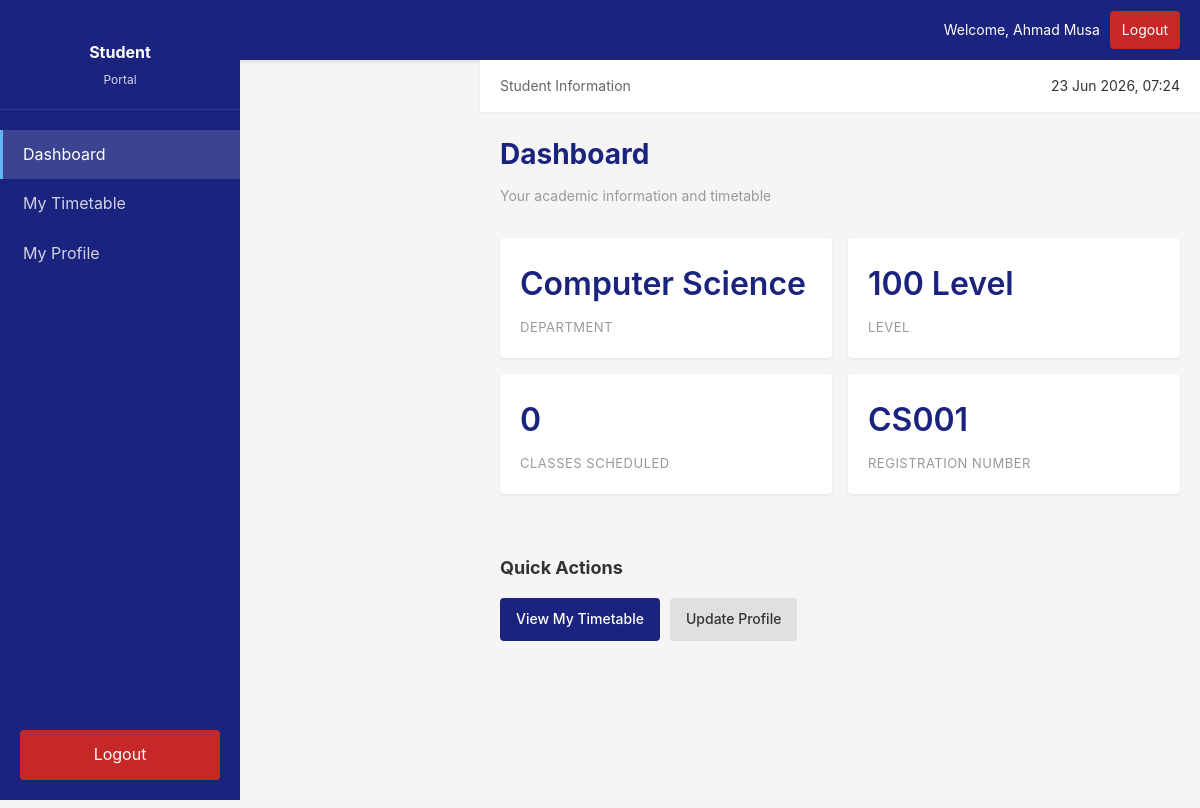
The page /student/dashboard.php (signed in) on the database its author committed.
### tables this page shows
CREATE TABLE `departments` (
  `id` int NOT NULL AUTO_INCREMENT PRIMARY KEY,
  `department_name` varchar(100) NOT NULL,
  `description` text,
  `status` enum('active','inactive') DEFAULT 'active',
  `created_at` timestamp DEFAULT CURRENT_TIMESTAMP
);

CREATE TABLE `levels` (
  `id` int NOT NULL AUTO_INCREMENT PRIMARY KEY,
  `level_code` varchar(20) NOT NULL,
  `level_name` varchar(50) NOT NULL,
  `status` enum('active','inactive') DEFAULT 'active',
  `created_at` timestamp DEFAULT CURRENT_TIMESTAMP
);

CREATE TABLE `students` (
  `id` int NOT NULL AUTO_INCREMENT PRIMARY KEY,
  `registration_number` varchar(50) NOT NULL UNIQUE,
  `full_name` varchar(100) NOT NULL,
  `password` varchar(255) NOT NULL,
  `department_id` int NOT NULL,
  `level_id` int NOT NULL,
  `status` enum('pending','approved','rejected','blocked') DEFAULT 'pending',
  `created_at` timestamp DEFAULT CURRENT_TIMESTAMP,
  KEY `department_id` (`department_id`),
  KEY `level_id` (`level_id`),
  CONSTRAINT `students_ibfk_1` FOREIGN KEY (`department_id`) REFERENCES `departments` (`id`),
  CONSTRAINT `students_ibfk_2` FOREIGN KEY (`level_id`) REFERENCES `levels` (`id`)
);

### student/session.php (called while the page is built, shortened)
<?php
function getStudentId() {
    return $_SESSION['student_id'] ?? null;
}
function getStudentName() {
    return $_SESSION['student_name'] ?? 'Student';
}
function getDepartmentId() {
    return $_SESSION['department_id'] ?? null;
}
function getLevelId() {
    return $_SESSION['level_id'] ?? null;
}
?>

### student/dashboard.php (the view, shortened to what this page needs)
<?php
include 'session.php';
include '../config/db.php';
$student_id = getStudentId();
$dept_id = getDepartmentId();
$level_id = getLevelId();
$student_info = null;
$stmt = $conn->prepare("SELECT full_name, registration_number, department_id, level_id FROM students WHERE id = ?");
if ($stmt) {
    $stmt->bind_param("i", $student_id);
    $stmt->execute();
    $student_info = $stmt->get_result()->fetch_assoc();
}
$dept_name = '';
$level_name = '';
$stmt = $conn->prepare("SELECT department_name FROM departments WHERE id = ?");
if ($stmt) {
    $stmt->bind_param("i", $dept_id);
    $stmt->execute();
    $result = $stmt->get_result();
    if ($result->num_rows > 0) {
        $dept_name = $result->fetch_assoc()['department_name'];
    }
}
$stmt = $conn->prepare("SELECT level_name FROM levels WHERE id = ?");
if ($stmt) {
    $stmt->bind_param("i", $level_id);
    $stmt->execute();
    $result = $stmt->get_result();
    if ($result->num_rows > 0) {
        $level_name = $result->fetch_assoc()['level_name'];
    }
}
$timetable_count = 0;
$stmt = $conn->prepare("
    SELECT COUNT(DISTINCT te.id) as count
    FROM timetable_entries te
    JOIN courses c ON te.course_id = c.id
    JOIN generated_timetables gt ON te.timetable_id = gt.id
    WHERE c.department_id = ? AND c.level_id = ? AND gt.is_published = 1 AND gt.status = 'active'
");
if ($stmt) {
    $stmt->bind_param("ii", $dept_id, $level_id);
    $stmt->execute();
    $timetable_count = $stmt->get_result()->fetch_assoc()['count'];
}
?>
<!DOCTYPE html>
<html lang="en">
<head>
    <link rel="stylesheet" href="../assets/css/style.css">
</head>
<body>
    <div class="navbar">
        <h2>ATGS - Student Portal</h2>
        <div style="display: flex; gap: 10px; align-items: center;">
            <span style="color: white; font-size: 14px;">Welcome, <?php echo htmlspecialchars(getStudentName()); ?></span>
            <a href="logout.php" style="color: white; text-decoration: none; padding: 8px 12px; background: #c62828; border-radius: 4px; font-size: 14px;">Logout</a>
        </div>
    </div>
    <div class="main-wrapper">
        <div class="sidebar">
            <div class="sidebar-header">
                <h3>Student</h3>
                <p>Portal</p>
            </div>
            <ul class="sidebar-nav">
                <li><a href="dashboard.php" class="active">Dashboard</a></li>
                <li><a href="timetable.php">My Timetable</a></li>
                <li><a href="profile.php">My Profile</a></li>
            </ul>
            <div class="sidebar-logout">
                <a href="logout.php">Logout</a>
            </div>
        </div>
        <div style="margin-left: 240px; display: flex; flex-direction: column; min-height: calc(100vh - 60px);">
            <div class="topbar">
                <div class="topbar-info">
                    <span>Student Information</span>
                </div>
                <div class="topbar-user">
                    <span><?php echo date('d M Y, H:i'); ?></span>
                </div>
            </div>
            <div class="content" style="flex: 1; display: flex; flex-direction: column;">
                <div class="page-header" style="width: 100%;">
                    <h1>Dashboard</h1>
                    <p>Your academic information and timetable</p>
                </div>
                <div class="cards-container" style="width: 100%; max-width: none;">
                    <div class="card">
                        <div class="card-value"><?php echo htmlspecialchars($dept_name); ?></div>
                        <div class="card-label">Department</div>
                    </div>
                    <div class="card">
                        <div class="card-value"><?php echo htmlspecialchars($level_name); ?></div>
                        <div class="card-label">Level</div>
                    </div>
                    <div class="card">
                        <div class="card-value"><?php echo $timetable_count; ?></div>
                        <div class="card-label">Classes Scheduled</div>
                    </div>
                    <div class="card">
                        <div class="card-value"><?php echo htmlspecialchars($student_info['registration_number']); ?></div>
                        <div class="card-label">Registration Number</div>
                    </div>
                </div>
                <div style="margin-top: 30px;">
                    <h2 style="font-size: 18px; margin-bottom: 16px;">Quick Actions</h2>
                    <div style="display: flex; gap: 10px; flex-wrap: wrap;">
                        <a href="timetable.php" class="btn btn-primary">View My Timetable</a>
                        <a href="profile.php" class="btn btn-secondary">Update Profile</a>
                    </div>
                </div>
            </div>
        </div>
    </div>
</body>
</html>

### assets/css/style.css (style rules this page uses)
* { margin: 0; padding: 0; box-sizing: border-box; }
html { scroll-behavior: smooth; }
body { font-family: -apple-system, BlinkMacSystemFont, 'Segoe UI', Roboto, Oxygen, Ubuntu, Cantarell, sans-serif; background: #f5f5f5; color: #333; line-height: 1.6; }
.navbar { background: #1a237e; padding: 0 20px; color: white; display: flex; justify-content: space-between; align-items: center; box-shadow: 0 2px 4px rgba(0,0,0,0.1); height: 60px; }
.navbar h2 { font-size: 18px; font-weight: 600; }
.navbar a { color: white; text-decoration: none; padding: 10px 16px; border-radius: 4px; transition: background 0.2s; }
.sidebar { position: fixed; left: 0; top: 0; width: 240px; height: 100vh; background: #1a237e; padding: 20px 0; color: white; overflow-y: auto; z-index: 100; }
.sidebar-header { padding: 20px; text-align: center; border-bottom: 1px solid rgba(255,255,255,0.1); margin-bottom: 20px; }
.sidebar-header h3 { font-size: 16px; margin-bottom: 4px; }
.sidebar-header p { font-size: 12px; opacity: 0.8; }
.sidebar-nav { list-style: none; }
.sidebar-nav li { margin: 0; }
.sidebar-nav a { display: block; padding: 12px 20px; color: rgba(255,255,255,0.8); text-decoration: none; transition: all 0.2s; border-left: 3px solid transparent; }
.sidebar-nav a.active { background: rgba(255,255,255,0.15); color: white; border-left-color: #64b5f6; }
.sidebar-logout { position: absolute; bottom: 20px; width: calc(100% - 40px); margin: 0 20px; }
.sidebar-logout a { display: block; padding: 12px; text-align: center; background: #c62828; color: white; text-decoration: none; border-radius: 4px; transition: background 0.2s; }
.main-wrapper { margin-left: 240px; min-height: 100vh; }
.topbar { background: white; padding: 15px 20px; box-shadow: 0 1px 3px rgba(0,0,0,0.05); display: flex; justify-content: space-between; align-items: center; }
.topbar-info { font-size: 14px; color: #666; }
.topbar-user { display: flex; align-items: center; gap: 10px; font-size: 14px; }
.content { padding: 20px; }
.page-header { margin-bottom: 30px; }
.page-header h1 { font-size: 28px; color: #1a237e; margin-bottom: 8px; }
.page-header p { color: #999; font-size: 14px; }
.cards-container { display: grid; grid-template-columns: repeat(auto-fit, minmax(220px, 1fr)); gap: 16px; margin-bottom: 30px; }
.card { background: white; padding: 20px; border-radius: 4px; box-shadow: 0 1px 3px rgba(0,0,0,0.08); transition: box-shadow 0.2s; }
.card-value { font-size: 32px; font-weight: 600; color: #1a237e; margin-bottom: 8px; }
.card-label { font-size: 13px; color: #999; text-transform: uppercase; letter-spacing: 0.5px; }
.btn { display: inline-block; padding: 10px 16px; border: none; border-radius: 4px; font-size: 14px; font-weight: 500; cursor: pointer; transition: all 0.2s; text-decoration: none; }
.btn-primary { background: #1a237e; color: white; }
.btn-secondary { background: #e0e0e0; color: #333; }

### rows shown on the page
departments: department_name "Computer Science"
levels: level_name "100 Level"
students: registration_number "CS001"

### other values the page prints
getStudentName() "Ahmad Musa"
$timetable_count "0"
